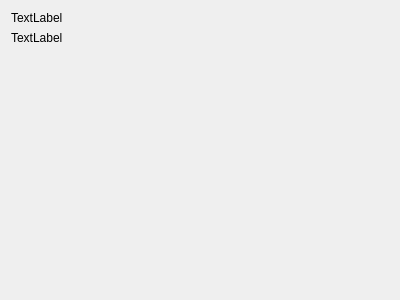
<?xml version="1.0" encoding="UTF-8"?>
<ui version="4.0">
 <class>QBadgeUI</class>
 <widget class="MdiChild" name="QBadgeUI">
  <property name="geometry">
   <rect>
    <x>0</x>
    <y>0</y>
    <width>400</width>
    <height>300</height>
   </rect>
  </property>
  <property name="windowTitle">
   <string>Form</string>
  </property>
  <layout class="QVBoxLayout" name="verticalLayout">
   <item>
    <widget class="QLabel" name="title">
     <property name="text">
      <string>TextLabel</string>
     </property>
    </widget>
   </item>
   <item>
    <widget class="QLabel" name="label">
     <property name="sizePolicy">
      <sizepolicy hsizetype="Preferred" vsizetype="Preferred">
       <horstretch>0</horstretch>
       <verstretch>0</verstretch>
      </sizepolicy>
     </property>
     <property name="text">
      <string>TextLabel</string>
     </property>
     <property name="alignment">
      <set>Qt::AlignLeading|Qt::AlignLeft|Qt::AlignTop</set>
     </property>
    </widget>
   </item>
   <item>
    <widget class="ImageDisplay" name="image" native="true">
     <property name="sizePolicy">
      <sizepolicy hsizetype="Expanding" vsizetype="Expanding">
       <horstretch>1</horstretch>
       <verstretch>1</verstretch>
      </sizepolicy>
     </property>
     <property name="text" stdset="0">
      <string/>
     </property>
    </widget>
   </item>
  </layout>
 </widget>
 <customwidgets>
  <customwidget>
   <class>MdiChild</class>
   <extends>QWidget</extends>
   <header>../api/api.h</header>
   <container>1</container>
  </customwidget>
  <customwidget>
   <class>ImageDisplay</class>
   <extends>QWidget</extends>
   <header>ImageDisplay.h</header>
   <container>1</container>
  </customwidget>
 </customwidgets>
 <resources/>
 <connections/>
</ui>
